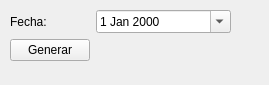
<?xml version="1.0" encoding="UTF-8"?>
<ui version="4.0">
 <class>Form</class>
 <widget class="QWidget" name="Form">
  <property name="geometry">
   <rect>
    <x>0</x>
    <y>0</y>
    <width>269</width>
    <height>85</height>
   </rect>
  </property>
  <property name="windowTitle">
   <string>Reporte de Caja</string>
  </property>
  <widget class="QWidget" name="formLayoutWidget">
   <property name="geometry">
    <rect>
     <x>10</x>
     <y>10</y>
     <width>221</width>
     <height>61</height>
    </rect>
   </property>
   <layout class="QFormLayout" name="formLayout">
    <item row="0" column="0">
     <widget class="QLabel" name="label">
      <property name="text">
       <string>Fecha:</string>
      </property>
     </widget>
    </item>
    <item row="0" column="1">
     <widget class="QDateEdit" name="dateEdit">
      <property name="calendarPopup">
       <bool>true</bool>
      </property>
     </widget>
    </item>
    <item row="1" column="0">
     <widget class="QPushButton" name="pushButton">
      <property name="text">
       <string>Generar</string>
      </property>
     </widget>
    </item>
   </layout>
  </widget>
 </widget>
 <resources/>
 <connections>
  <connection>
   <sender>pushButton</sender>
   <signal>clicked()</signal>
   <receiver>Form</receiver>
   <slot>generate_report_all()</slot>
   <hints>
    <hint type="sourcelabel">
     <x>50</x>
     <y>55</y>
    </hint>
    <hint type="destinationlabel">
     <x>134</x>
     <y>42</y>
    </hint>
   </hints>
  </connection>
 </connections>
 <slots>
  <slot>generate_report_all()</slot>
 </slots>
</ui>
